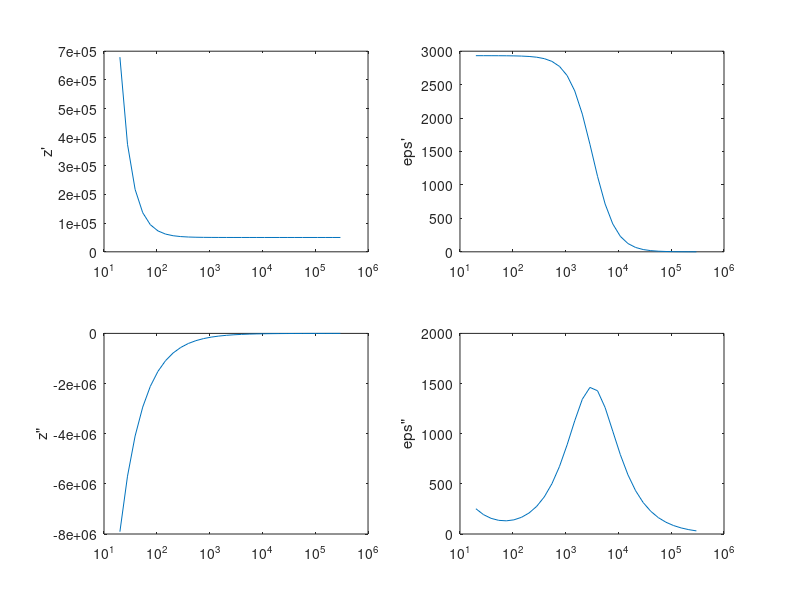

This figure's MATLAB source:
clc

freq = 10.^(linspace(log10(20), log10(300000), 30));

surf = pi*(70e-6/2)^2; %m^2
h = 100e-9; %m
eps0 = 8.85e-12; %F/m
cap0 = eps0*surf/h;

R_series = 50000; %Ohm
R_parallel = 100e6; %Ohm
C = 1e-9; %F
X = 1./(2*pi*i*freq*C);


% z_film = R_series + X; %series
% z_film = R.*X./(R + X); %parallel


z_film = X;

z_full = R_parallel.*z_film./(R_parallel + z_film);
z_full = R_series + z_full;


z1 = real(z_full);
z2 = imag(z_full);


eps1 = -z2./(2*pi*cap0*freq.*(z1.^2+z2.^2));
eps2 =  z1./(2*pi*cap0*freq.*(z1.^2+z2.^2));




figure('position', [220 326 1116 650])

subplot(2,2,1)
plot(freq, z1)
ylabel('z''')
set(gca, 'xscale', 'log')

subplot(2,2,3)
plot(freq, z2)
ylabel('z"')
set(gca, 'xscale', 'log')


subplot(2,2,2)
plot(freq, eps1)
ylabel('eps''')
% ylim([0 3000])
set(gca, 'xscale', 'log')

subplot(2,2,4)
plot(freq, eps2)
ylabel('eps"')
% xlim("manual")
% ylim([0 1500])
set(gca, 'xscale', 'log')








